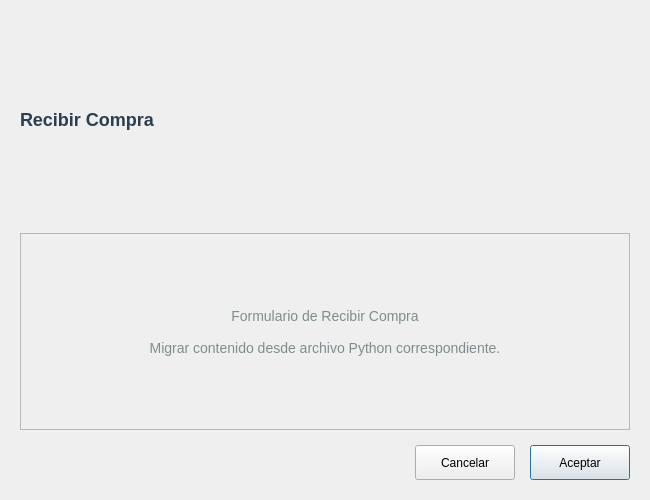
<?xml version="1.0" encoding="UTF-8"?>
<ui version="4.0">
 <class>ReceivePurchaseDialog</class>
 <widget class="QDialog" name="ReceivePurchaseDialog">
  <property name="geometry">
   <rect>
    <x>0</x>
    <y>0</y>
    <width>650</width>
    <height>500</height>
   </rect>
  </property>
  <property name="windowTitle">
   <string>Recibir Compra</string>
  </property>
  <property name="modal">
   <bool>true</bool>
  </property>
  <layout class="QVBoxLayout" name="mainLayout">
   <property name="spacing">
    <number>15</number>
   </property>
   <property name="leftMargin">
    <number>20</number>
   </property>
   <property name="topMargin">
    <number>20</number>
   </property>
   <property name="rightMargin">
    <number>20</number>
   </property>
   <property name="bottomMargin">
    <number>20</number>
   </property>
   
   <item>
    <widget class="QLabel" name="lblTitle">
     <property name="text">
      <string>Recibir Compra</string>
     </property>
     <property name="styleSheet">
      <string>font-size: 18px; font-weight: bold; color: #2c3e50;</string>
     </property>
    </widget>
   </item>
   
   <item>
    <widget class="QFrame" name="frameContent">
     <property name="frameShape">
      <enum>QFrame::StyledPanel</enum>
     </property>
     <layout class="QVBoxLayout" name="contentLayout">
      <item>
       <widget class="QLabel" name="lblPlaceholder">
        <property name="text">
         <string>Formulario de Recibir Compra

Migrar contenido desde archivo Python correspondiente.</string>
        </property>
        <property name="alignment">
         <set>Qt::AlignCenter</set>
        </property>
        <property name="styleSheet">
         <string>color: #7f8c8d; font-size: 14px; padding: 20px;</string>
        </property>
       </widget>
      </item>
     </layout>
    </widget>
   </item>
   
   <item>
    <layout class="QHBoxLayout" name="buttonLayout">
     <item>
      <spacer name="buttonSpacer">
       <property name="orientation">
        <enum>Qt::Horizontal</enum>
       </property>
       <property name="sizeHint" stdset="0">
        <size>
         <width>40</width>
         <height>20</height>
        </size>
       </property>
      </spacer>
     </item>
     <item>
      <widget class="QPushButton" name="btnCancel">
       <property name="text">
        <string>Cancelar</string>
       </property>
       <property name="minimumSize">
        <size>
         <width>100</width>
         <height>35</height>
        </size>
       </property>
      </widget>
     </item>
     <item>
      <widget class="QPushButton" name="btnAccept">
       <property name="text">
        <string>Aceptar</string>
       </property>
       <property name="default">
        <bool>true</bool>
       </property>
       <property name="minimumSize">
        <size>
         <width>100</width>
         <height>35</height>
        </size>
       </property>
      </widget>
     </item>
    </layout>
   </item>
  </layout>
 </widget>
 
 <resources/>
 <connections>
  <connection>
   <sender>btnCancel</sender>
   <signal>clicked()</signal>
   <receiver>ReceivePurchaseDialog</receiver>
   <slot>reject()</slot>
  </connection>
 </connections>
</ui>
